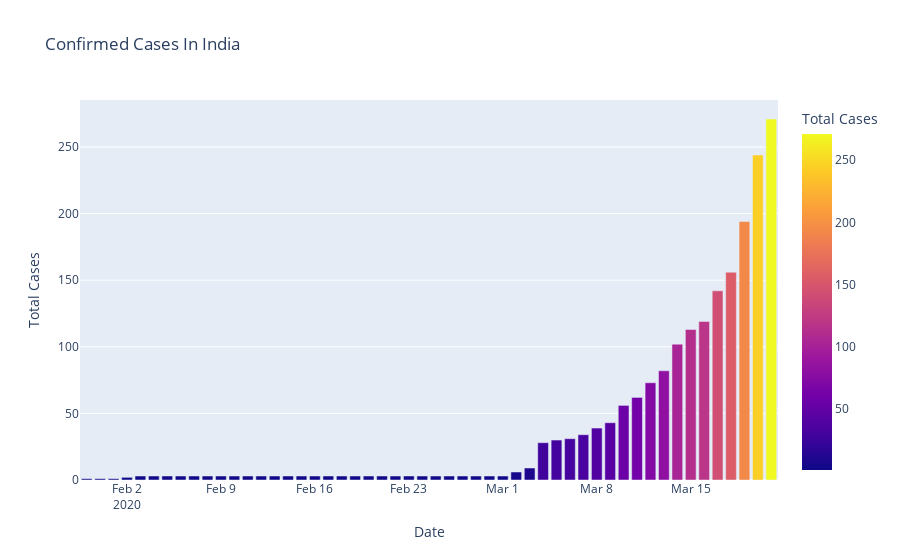

Notebook source saved alongside this figure:
### Code cell
# Matplotlib Bar Graph 
plt.figure(figsize=(18,8))

plt.bar(India_df['Date'], India_df['Total Cases'], color='b')

plt.title('Confirmend Cases In India', fontsize=25)
plt.xlabel('Date', fontsize=20)
plt.ylabel('Total Cases', fontsize=20)
plt.xticks(fontsize=15)
plt.show()


# Plotly Express Bar Graph
fig = px.bar(India_df, x='Date', y='Total Cases', color='Total Cases', title='Confirmed Cases In India')
fig.show()

### Figure 1 — Plotly figure (JSON) as saved in the notebook; plotly's stock layout.template omitted (floating-point values rounded to 4 significant figures)
{"data": [{"alignmentgroup": "True", "hoverlabel": {"namelength": 0}, "hovertemplate": "Date=%{x}<br>Total Cases=%{marker.color}", "legendgroup": "", "marker": {"color": [1, 1, 1, 2, 3, 3, 3, 3, 3, 3, 3, 3, 3, 3, 3, 3, 3, 3, 3, 3, 3, 3, 3, 3, 3, 3, 3, 3, 3, 3, 3, 3, 6, 9, 28, 30, 31, 34, 39, 43, 56, 62, 73, 82, 102, 113, 119, 142, 156, 194, 244, 271], "coloraxis": "coloraxis"}, "name": "", "offsetgroup": "", "orientation": "v", "showlegend": false, "textposition": "auto", "type": "bar", "x": ["2020-01-30T00:00:00", "2020-01-31T00:00:00", "2020-02-01T00:00:00", "2020-02-02T00:00:00", "2020-02-03T00:00:00", "2020-02-04T00:00:00", "2020-02-05T00:00:00", "2020-02-06T00:00:00", "2020-02-07T00:00:00", "2020-02-08T00:00:00", "2020-02-09T00:00:00", "2020-02-10T00:00:00", "2020-02-11T00:00:00", "2020-02-12T00:00:00", "2020-02-13T00:00:00", "2020-02-14T00:00:00", "2020-02-15T00:00:00", "2020-02-16T00:00:00", "2020-02-17T00:00:00", "2020-02-18T00:00:00", "2020-02-19T00:00:00", "2020-02-20T00:00:00", "2020-02-21T00:00:00", "2020-02-22T00:00:00", "2020-02-23T00:00:00", "2020-02-24T00:00:00", "2020-02-25T00:00:00", "2020-02-26T00:00:00", "2020-02-27T00:00:00", "2020-02-28T00:00:00", "2020-02-29T00:00:00", "2020-03-01T00:00:00", "2020-03-02T00:00:00", "2020-03-03T00:00:00", "2020-03-04T00:00:00", "2020-03-05T00:00:00", "2020-03-06T00:00:00", "2020-03-07T00:00:00", "2020-03-08T00:00:00", "2020-03-09T00:00:00", "2020-03-10T00:00:00", "2020-03-11T00:00:00", "2020-03-12T00:00:00", "2020-03-13T00:00:00", "2020-03-14T00:00:00", "2020-03-15T00:00:00", "2020-03-16T00:00:00", "2020-03-17T00:00:00", "2020-03-18T00:00:00", "2020-03-19T00:00:00", "2020-03-20T00:00:00", "2020-03-21T00:00:00"], "xaxis": "x", "y": [1, 1, 1, 2, 3, 3, 3, 3, 3, 3, 3, 3, 3, 3, 3, 3, 3, 3, 3, 3, 3, 3, 3, 3, 3, 3, 3, 3, 3, 3, 3, 3, 6, 9, 28, 30, 31, 34, 39, 43, 56, 62, 73, 82, 102, 113, 119, 142, 156, 194, 244, 271], "yaxis": "y"}], "layout": {"barmode": "relative", "coloraxis": {"colorbar": {"title": {"text": "Total Cases"}}, "colorscale": [[0, "#0d0887"], [0.1111, "#46039f"], [0.2222, "#7201a8"], [0.3333, "#9c179e"], [0.4444, "#bd3786"], [0.5556, "#d8576b"], [0.6667, "#ed7953"], [0.7778, "#fb9f3a"], [0.8889, "#fdca26"], [1, "#f0f921"]]}, "legend": {"tracegroupgap": 0}, "title": {"text": "Confirmed Cases In India"}, "xaxis": {"anchor": "y", "domain": [0, 1], "title": {"text": "Date"}}, "yaxis": {"anchor": "x", "domain": [0, 1], "title": {"text": "Total Cases"}}}}
